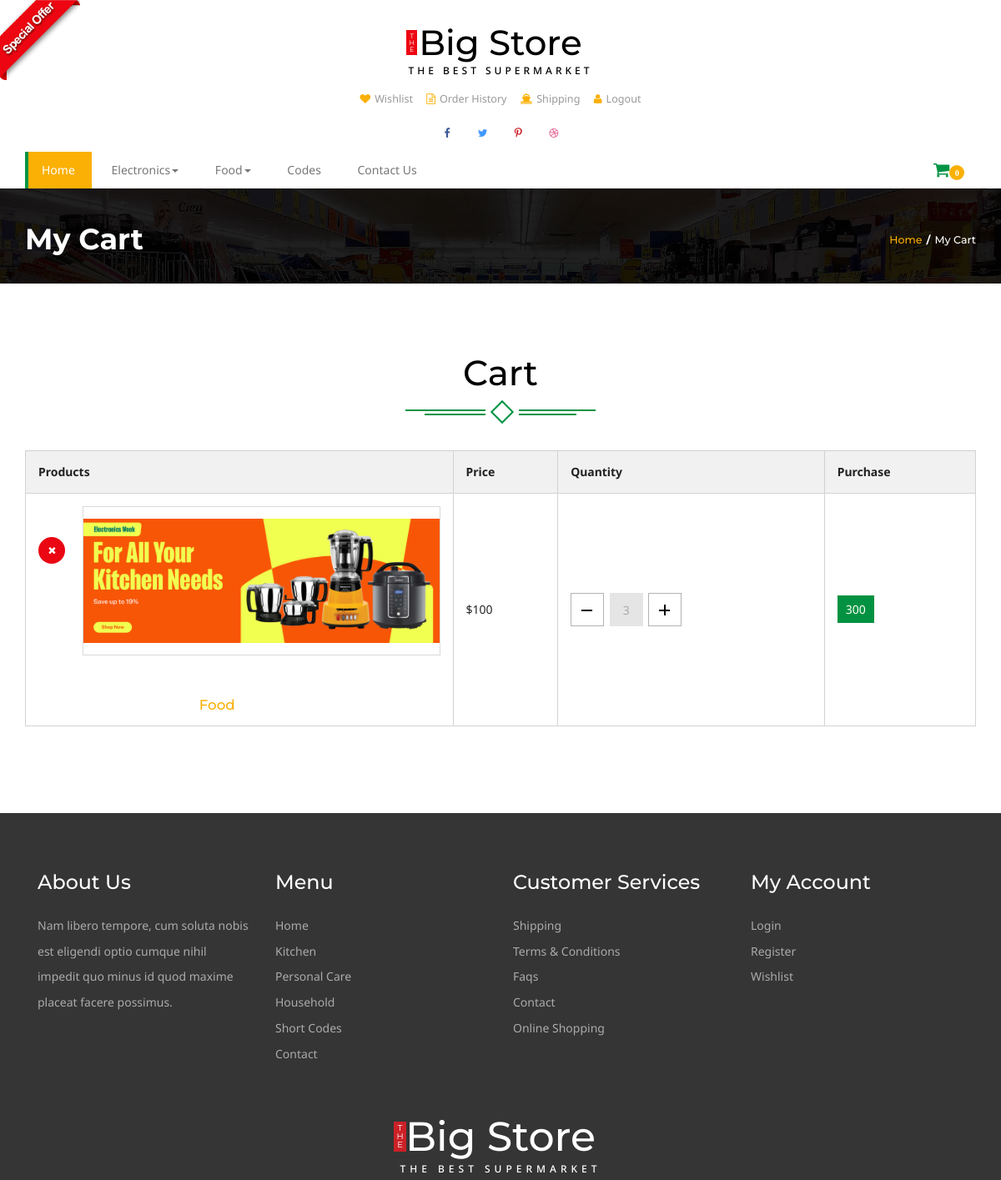
The page /my_cart/ (signed in, upper part) on the database as committed earlier.
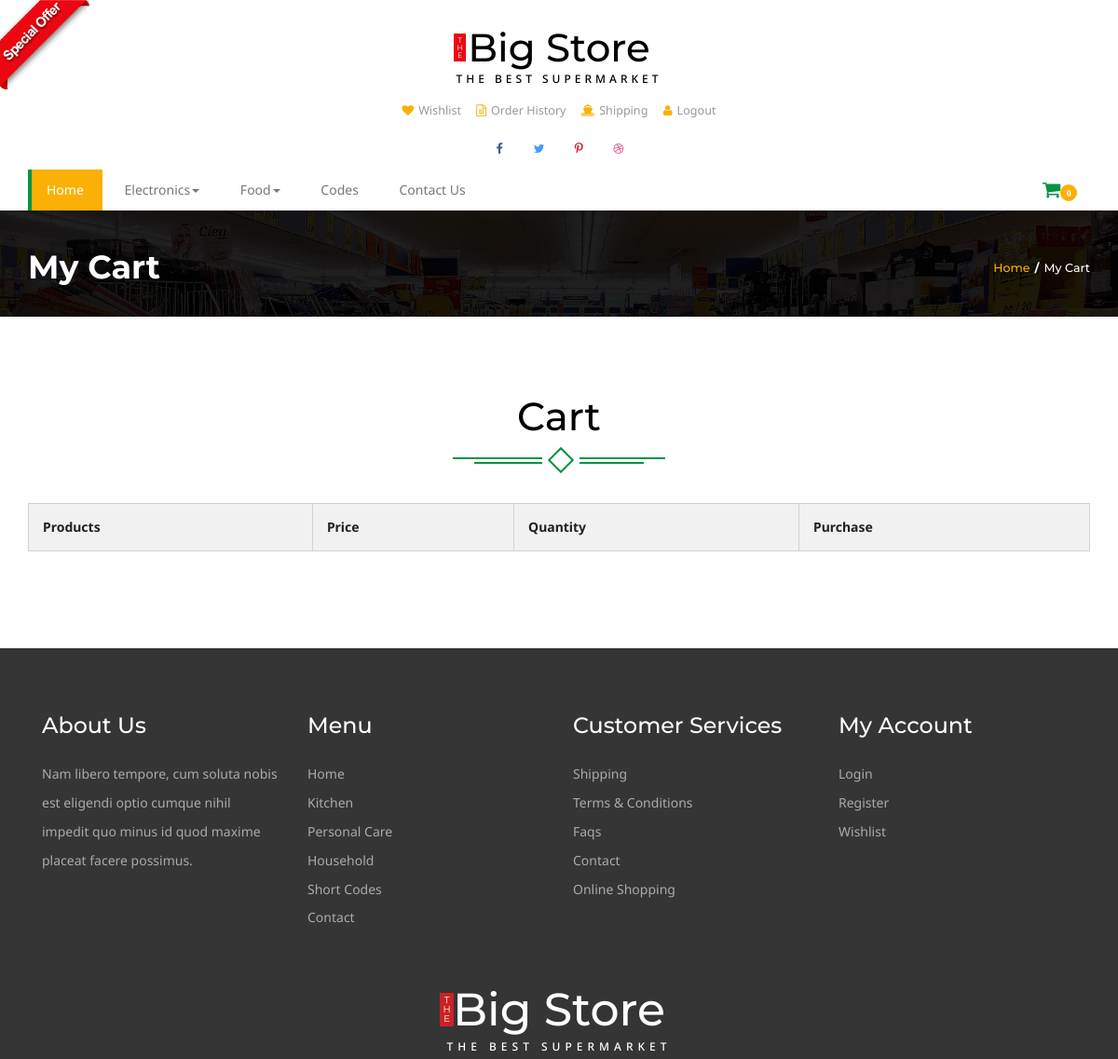
The same page on the database as committed later.
### home/models.py (models this page shows, shortened)
class Category(models.Model):
	name = models.CharField(max_length = 300)
	slug = models.TextField(unique = True)
	status = models.CharField(max_length = 50,blank = True,choices = (('active','Active'),('','Default')))

class Cart(models.Model):
	username = models.CharField(max_length = 400)
	slug = models.CharField(max_length= 500)
	items = models.ForeignKey(Product,on_delete = models.CASCADE)
	quantity = models.IntegerField(default = 1)
	checkout = models.BooleanField(default = False)
	total = models.IntegerField(default = 1)

class Product(models.Model):
	name = models.CharField(max_length = 500)
	image = models.ImageField(upload_to = 'media')
	price = models.IntegerField()
	discounted_price = models.IntegerField(default = 0)
	category = models.ForeignKey(Category,on_delete = models.CASCADE)
	subcategory = models.ForeignKey(SubCategory,on_delete = models.CASCADE)
	description = models.TextField(blank = True)
	status = models.CharField(max_length = 50,choices = (('active','Active'),('','Default')))
	labels = models.CharField(max_length = 500,choices = LABELS,blank = True)
	slug = models.TextField(unique = True)

### home/views.py (the view)
# urls.py: path('my_cart/',CartView.as_view(),name = 'my_cart'),
class CartView(BaseView):
	def get(self,request):
		username = request.user.username
		self.views['cart_product'] = Cart.objects.filter(username = username,checkout = False)
		return render(request,'wishlist.html',self.views)

### template/wishlist.html (shortened to what this page needs)
{% extends 'base.html' %}
{% load static %}
{% block content %}
<div class="banner-top">
	<div class="container">
		<h3 >My Cart</h3>
		<h4><a href="index.html">Home</a><label>/</label>My Cart</h4>
		<div class="clearfix"> </div>
	</div>
</div>
		<div class="check-out">
		<div class="container">
	 <div class="spec ">
				<h3>Cart</h3>
					<div class="ser-t">
						<span><i></i></span>
					</div>
			</div>
 <table class="table ">
		  <tr>
			<th class="t-head head-it ">Products</th>
			<th class="t-head">Price</th>
		<th class="t-head">Quantity</th>
			<th class="t-head">Purchase</th>
		  </tr>
		  {% for cart in cart_product %}
		  <tr class="cross2">
		  <td class="t-data ring-in"><a href="single.html" class="at-in"><img src="{{cart.items.image.url}}" class="img-responsive" alt=""></a>
			<div class="sed">
				<h5>{{cart.items.name}}</h5>
			</div>
				<a href = "/delete_cart/{{cart.slug}}"><div class="close3"> <i class="fa fa-times" aria-hidden="true"></i></div></a>
			</td>
			{% if cart.items.discounted_price > 0 %}
			<td class="t-data">${{cart.items.discounted_price}}</td>
			{% else %}
			<td class="t-data">${{cart.items.price}}</td>
			{% endif %}
			<td class="t-data"><div class="quantity">
								<div class="quantity-select">
									<a href = "/reduce_cart/{{cart.slug}}"><div class="entry value-minus">&nbsp;</div></a>
										<div class="entry value"><span class="span-1">{{cart.quantity}}</span></div>
									<a href = "/cart/{{cart.slug}}"><div class="entry value-plus active">&nbsp;</div></a>
								</div>
							</div>
			</td>
			<td class="t-data"><a class=" add-1" href="single.html">{{cart.total}}</a></td>
		  </tr>
		  {% endfor %}
	</table>
		 </div>
		 </div>
{% endblock %}

### template/base.html (shortened to what this page needs)
<!DOCTYPE html>
{% load static %}
<html>
<head>
<link href="{% static 'css/bootstrap.css' %}" rel='stylesheet' type='text/css' />
<link href="{% static 'css/style.css' %}" rel='stylesheet' type='text/css' />
<link href="{% static 'css/font-awesome.css' %}" rel="stylesheet">
	<link rel="stylesheet" href="{% static 'css/jstarbox.css' %}" type="text/css" media="screen" charset="utf-8" />
</head>
<body>
<a href="offer.html"><img src="images/download.png" class="img-head" alt=""></a>
<div class="header">
		<div class="container">
			<div class="logo">
				<h1 ><a href="/"><b>T<br>H<br>E</b>Big Store<span>The Best Supermarket</span></a></h1>
			</div>
			<div class="head-t">
				<ul class="card">
					{% if user.is_authenticated %}
					<li><a href="wishlist.html" ><i class="fa fa-heart" aria-hidden="true"></i>Wishlist</a></li>
					<li><a href="about.html" ><i class="fa fa-file-text-o" aria-hidden="true"></i>Order History</a></li>
					<li><a href="shipping.html" ><i class="fa fa-ship" aria-hidden="true"></i>Shipping</a></li>
					<li><a href="/logout/" ><i class="fa fa-user" aria-hidden="true"></i>Logout</a></li>
					{% else %}
					<li><a href="/login/" ><i class="fa fa-user" aria-hidden="true"></i>Login</a></li>
					<li><a href="/register/" ><i class="fa fa-arrow-right" aria-hidden="true"></i>Register</a></li>
					{% endif %}
				</ul>
			</div>
			<div class="header-ri">
				<ul class="social-top">
					<li><a href="#" class="icon facebook"><i class="fa fa-facebook" aria-hidden="true"></i></a></li>
					<li><a href="#" class="icon twitter"><i class="fa fa-twitter" aria-hidden="true"></i></a></li>
					<li><a href="#" class="icon pinterest"><i class="fa fa-pinterest-p" aria-hidden="true"></i></a></li>
					<li><a href="#" class="icon dribbble"><i class="fa fa-dribbble" aria-hidden="true"></i></a></li>
				</ul>
			</div>
				<div class="nav-top">
					<nav class="navbar navbar-default">
					<div class="collapse navbar-collapse" id="bs-megadropdown-tabs">
						<ul class="nav navbar-nav ">
							<li class=" active"><a href="/" class="hyper "><span>Home</span></a></li>
							{% for cat in categories %}
							<li class="dropdown ">
								<a href="#" class="dropdown-toggle  hyper" data-toggle="dropdown" ><span>{{cat.name}}<b class="caret"></b></span></a>
							</li>
							{% endfor %}
							<li><a href="codes.html" class="hyper"> <span>Codes</span></a></li>
							<li><a href="contact.html" class="hyper"><span>Contact Us</span></a></li>
						</ul>
					</div>
					</nav>
					 <div class="cart" >
						<span class="fa fa-shopping-cart my-cart-icon"><span class="badge badge-notify my-cart-badge"></span></span>
					</div>
					<div class="clearfix"></div>
				</div>
				</div>
</div>
{% block content %}
{% endblock %}
<div class="footer">
	<div class="container">
		<div class="col-md-3 footer-grid">
			<h3>About Us</h3>
			<p>Nam libero tempore, cum soluta nobis est eligendi
				optio cumque nihil impedit quo minus id quod maxime
				placeat facere possimus.</p>
		</div>
		<div class="col-md-3 footer-grid ">
			<h3>Menu</h3>
			<ul>
				<li><a href="index.html">Home</a></li>
				<li><a href="kitchen.html">Kitchen</a></li>
				<li><a href="care.html">Personal Care</a></li>
				<li><a href="hold.html">Household</a></li>
				<li><a href="codes.html">Short Codes</a></li>
				<li><a href="contact.html">Contact</a></li>
			</ul>
		</div>
		<div class="col-md-3 footer-grid ">
			<h3>Customer Services</h3>
			<ul>
				<li><a href="shipping.html">Shipping</a></li>
				<li><a href="terms.html">Terms & Conditions</a></li>
				<li><a href="faqs.html">Faqs</a></li>
				<li><a href="contact.html">Contact</a></li>
				<li><a href="offer.html">Online Shopping</a></li>
			</ul>
		</div>
		<div class="col-md-3 footer-grid">
			<h3>My Account</h3>
			<ul>
				<li><a href="login.html">Login</a></li>
				<li><a href="register.html">Register</a></li>
				<li><a href="wishlist.html">Wishlist</a></li>
			</ul>
		</div>
		<div class="clearfix"></div>
			<div class="footer-bottom">
				<h2 ><a href="index.html"><b>T<br>H<br>E</b>Big Store<span>The Best Supermarket</span></a></h2>
			</div>
	</div>
</div>
</body>
</html>

Rows that differ between the two databases and show on the page:
removed Cart: items.image (picture), items.name "Food", items.price "100", quantity "3", total "300"
